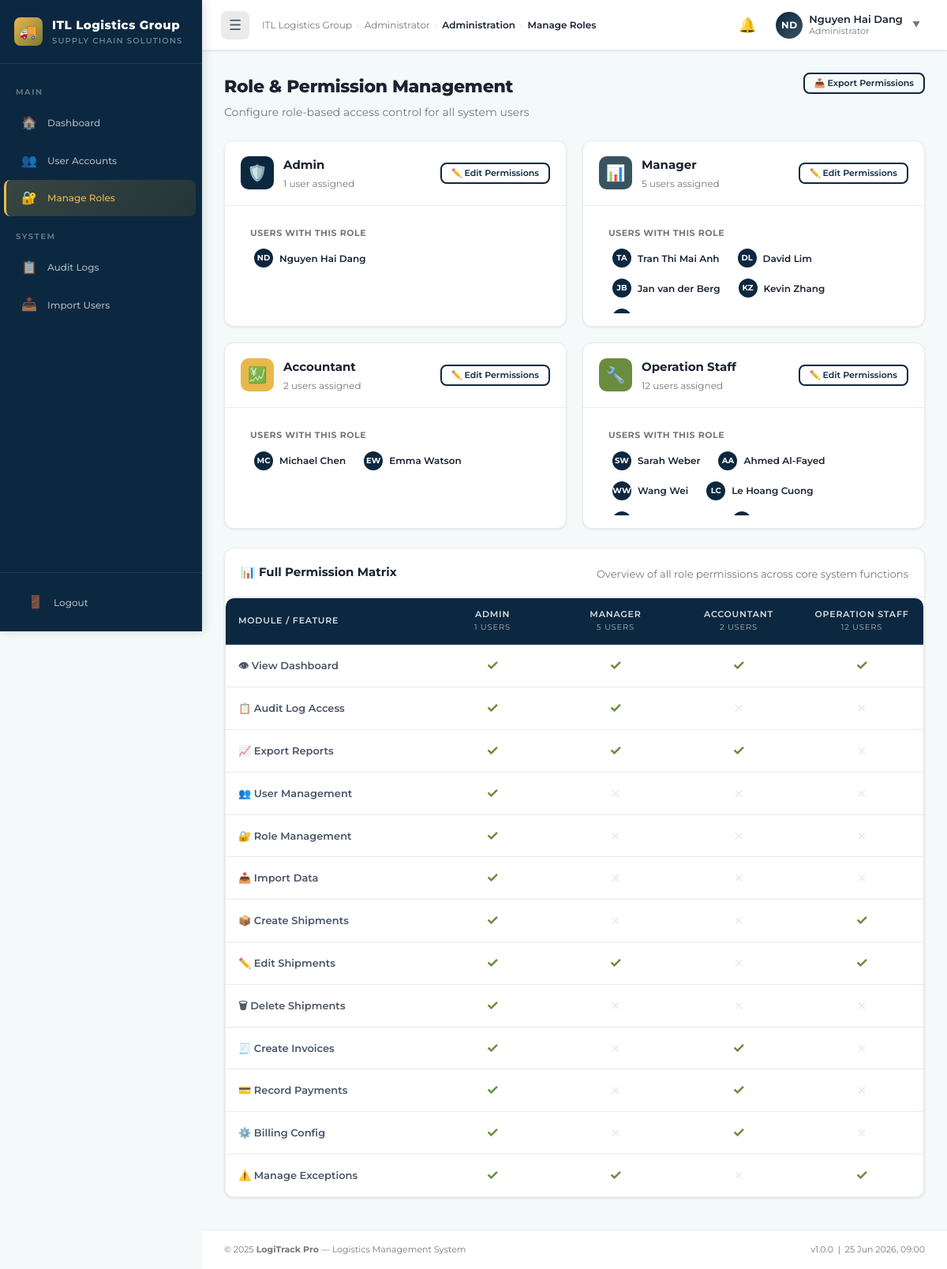
/admin/roles.php (signed in), run on the app's committed database.
### tables this page shows
CREATE TABLE `employee` (
  `EmployeeID` int(11) NOT NULL,
  `RoleID` int(11) DEFAULT NULL,
  `WarehouseID` int(11) DEFAULT NULL,
  `FullName` varchar(100) DEFAULT NULL,
  `DoB` date DEFAULT NULL,
  `ContactEmail` varchar(100) DEFAULT NULL,
  `Phone` varchar(20) DEFAULT NULL
);

CREATE TABLE `role` (
  `RoleID` int(11) NOT NULL,
  `RoleName` varchar(50) NOT NULL
);

CREATE TABLE `account` (
  `AccountID` int(11) NOT NULL,
  `EmployeeID` int(11) DEFAULT NULL,
  `RoleID` int(11) DEFAULT NULL,
  `Username` varchar(50) NOT NULL,
  `PasswordHash` varchar(255) NOT NULL,
  `Status` enum('Active','Inactive','Locked') DEFAULT 'Active'
);

### includes/auth_check.php (called while the page is built, shortened)
<?php
function current_user(): array {
    return $_SESSION['user'] ?? [];
}
function current_role(): string {
    return $_SESSION['user']['role'] ?? '';
}

### admin/roles.php (the view, shortened to what this page needs)
<?php
require_once __DIR__ . '/../includes/auth_check.php';
require_once __DIR__ . '/../includes/page_shell.php';
$conn = get_db();
$resultRoles = $conn->query("SELECT RoleID, RoleName FROM role ORDER BY RoleID ASC");
$roles_db = $resultRoles->fetch_all(MYSQLI_ASSOC);
$resultUsers = $conn->query("
    SELECT a.AccountID, a.Username, a.Status, a.RoleID, e.FullName
    FROM account a
    LEFT JOIN employee e ON a.EmployeeID = e.EmployeeID
");
$accounts_db = $resultUsers->fetch_all(MYSQLI_ASSOC);
$role_users = [];
foreach ($accounts_db as $acc) {
    $name = !empty($acc['FullName']) ? $acc['FullName'] : $acc['Username'];
    $words = explode(" ", $name);
    $avatar = strtoupper(substr($words[0], 0, 1) . (isset($words[1]) ? substr(end($words), 0, 1) : ''));
    $acc['display_name'] = $name;
    $acc['avatar'] = $avatar;
    $role_users[$acc['RoleID']][] = $acc;
}
$modules = [
    'System Access' => [
        ['id' => 'view_dashboard',    'label' => '👁 View Dashboard',     'perms' => [1=>true,  2=>true,  3=>true,  4=>true]],
        ['id' => 'view_audit',        'label' => '📋 Audit Log Access',   'perms' => [1=>true,  2=>true,  3=>false, 4=>false]],
        ['id' => 'export_reports',    'label' => '📈 Export Reports',     'perms' => [1=>true,  2=>true,  3=>true,  4=>false]],
    ],
    'User & Role Admin' => [
        ['id' => 'manage_users',      'label' => '👥 User Management',    'perms' => [1=>true,  2=>false, 3=>false, 4=>false]],
        ['id' => 'manage_roles',      'label' => '🔐 Role Management',    'perms' => [1=>true,  2=>false, 3=>false, 4=>false]],
        ['id' => 'import_data',       'label' => '📥 Import Data',        'perms' => [1=>true,  2=>false, 3=>false, 4=>false]],
    ],
    'Shipments & Orders' => [
        ['id' => 'create_shipments',  'label' => '📦 Create Shipments',   'perms' => [1=>true,  2=>false, 3=>false, 4=>true]],
        ['id' => 'edit_shipments',    'label' => '✏️ Edit Shipments',     'perms' => [1=>true,  2=>true,  3=>false, 4=>true]],
        ['id' => 'delete_shipments',  'label' => '🗑 Delete Shipments',   'perms' => [1=>true,  2=>false, 3=>false, 4=>false]],
    ],
    'Finance & Billing' => [
        ['id' => 'create_invoices',   'label' => '🧾 Create Invoices',    'perms' => [1=>true,  2=>false, 3=>true,  4=>false]],
        ['id' => 'record_payments',   'label' => '💳 Record Payments',    'perms' => [1=>true,  2=>false, 3=>true,  4=>false]],
        ['id' => 'billing_config',    'label' => '⚙️ Billing Config',     'perms' => [1=>true,  2=>false, 3=>true,  4=>false]],
    ],
    'Operations' => [
        ['id' => 'manage_exceptions', 'label' => '⚠️ Manage Exceptions', 'perms' => [1=>true,  2=>true,  3=>false, 4=>true]],
    ]
];
open_page('Manage Roles', 'roles', [['label' => 'Administration'], ['label' => 'Manage Roles']]);
?>
<div class="page-header">
  <div>
    <h1 class="page-title">Role & Permission Management</h1>
    <p class="text-muted" style="margin-top:4px;">Configure role-based access control for all system users</p>
  </div>
  <div class="page-actions">
    <button class="btn btn-outline btn-sm">📥 Export Permissions</button>
  </div>
</div>
<div class="grid-2 mt-8" style="grid-template-columns: repeat(2, 1fr);">
  <?php foreach ($roles_db as $role): ?>
    <?php
      $roleId = $role['RoleID'];
      $roleName = $role['RoleName'];
      $color = match($roleName) {
          'Admin'           => 'navy',
          'Manager'         => 'slate',
          'Accountant'      => 'olive',
          'Operation Staff' => 'green',
          default           => 'slate'
      };
      $users_for_role = $role_users[$roleId] ?? [];
      $user_count = count($users_for_role);
    ?>
    <div class="card">
      <div class="card-header flex-between">
        <div class="flex gap-12" style="align-items:center;">
          <div style="width:42px;height:42px;border-radius:10px;background:var(--c-<?= $color === 'navy' ? 'navy-800' : ($color === 'slate' ? 'slate-600' : ($color === 'olive' ? 'yellow' : 'green')) ?>);display:flex;align-items:center;justify-content:center;font-size:20px;flex-shrink:0;">
            <?= match($roleName) { 'Admin' => '🛡️', 'Manager' => '📊', 'Accountant' => '💹', default => '🔧' } ?>
          </div>
          <div>
            <h3 class="card-title" style="margin:0;"><?= htmlspecialchars($roleName) ?></h3>
            <div style="font-size:12px;color:var(--text-muted);margin-top:2px;"><?= $user_count ?> user<?= $user_count !== 1 ? 's' : '' ?> assigned</div>
          </div>
        </div>
        <button class="btn btn-outline btn-sm" data-modal-open="modalEditPerms<?= $roleId ?>">✏️ Edit Permissions</button>
      </div>
      <div class="card-body" style="padding:16px 20px;">
        <?php if (!empty($users_for_role)): ?>
          <div style="background:var(--bg-alt);border-radius:8px;padding:10px 12px; max-height: 120px; overflow-y: auto;">
            <div style="font-size:11px;font-weight:700;color:var(--text-muted);text-transform:uppercase;letter-spacing:.5px;margin-bottom:8px;">Users with this role</div>
            <div class="flex gap-8" style="flex-wrap:wrap;">
              <?php foreach ($users_for_role as $u): ?>
                <div class="flex gap-8" style="align-items:center;background:#fff;border:1px solid var(--border-light);border-radius:20px;padding:3px 10px 3px 5px;">
                  <div style="width:24px;height:24px;border-radius:50%;background:var(--c-navy-800);color:#fff;display:flex;align-items:center;justify-content:center;font-weight:700;font-size:10px;flex-shrink:0;">
                    <?= htmlspecialchars($u['avatar']) ?>
                  </div>
                  <span style="font-size:12px;font-weight:600;"><?= htmlspecialchars($u['display_name']) ?></span>
                </div>
              <?php endforeach; ?>
            </div>
          </div>
        <?php else: ?>
          <p style="font-size:13px; color:var(--text-muted);">No users assigned to this role.</p>
        <?php endif; ?>
      </div>
    </div>
  <?php endforeach; ?>
</div>
<div class="card mt-24">
  <div class="card-header">
    <h3 class="card-title">📊 Full Permission Matrix</h3>
    <p style="font-size:13px;color:var(--text-muted);margin-top:4px;">Overview of all role permissions across core system functions</p>
  </div>
  <div class="table-wrapper">
    <table id="permMatrix" style="table-layout:fixed;">
      <thead>
        <tr>
          <th style="width:200px;">Module / Feature</th>
          <?php foreach ($roles_db as $role): ?>
            <th style="text-align:center;width:120px;">
              <?= htmlspecialchars($role['RoleName']) ?>
              <div style="font-size:10px;font-weight:400;opacity:.75;"><?= count($role_users[$role['RoleID']] ?? []) ?> users</div>
            </th>
          <?php endforeach; ?>
        </tr>
      </thead>
      <tbody>
        <?php foreach ($modules as $section => $items): ?>
          <?php foreach ($items as $mod): ?>
            <tr>
              <td style="font-weight:600;font-size:13px;"><?= $mod['label'] ?></td>
              <?php foreach ($roles_db as $role):
                  $rId = $role['RoleID'];
                  $allowed = $mod['perms'][$rId] ?? false;
              ?>
                <td style="text-align:center;" id="cell-role-<?= $rId ?>-mod-<?= $mod['id'] ?>">
                  <?php if ($allowed): ?>
                    <span style="color:var(--c-green);font-size:18px;font-weight:700;" title="Allowed">✓</span>
                  <?php else: ?>
                    <span style="color:var(--border-color);font-size:18px;" title="Not allowed">✗</span>
                  <?php endif; ?>
                </td>
              <?php endforeach; ?>
            </tr>
          <?php endforeach; ?>
        <?php endforeach; ?>
      </tbody>
    </table>
  </div>
</div>

### includes/header.php (shortened to what this page needs)
<?php
$user = current_user();
$role = current_role();
function get_badge_count(string $query): int {
    try {
        $db = get_db();
        $result = $db->query($query);
        if ($result && $row = $result->fetch_row()) {
            return (int)$row[0];
        }
    } catch (Exception $e) {  }
    return 0;
}
$badge_exceptions_ops = get_badge_count(
    "SELECT COUNT(*) FROM operational_exception WHERE ApprovalStatus IN ('Pending','Under Investigation')"
);
$badge_exceptions_mgr = $badge_exceptions_ops;
$badge_aging          = get_badge_count(
    "SELECT COUNT(*) FROM invoice WHERE InvoiceType = 'AR_Receivable'
     AND IssueDate < DATE_SUB(NOW(), INTERVAL 30 DAY)"
);
$badge_notifications  = 0;
$b = defined('BASE_URL') ? BASE_URL : '';
$menu = $navMenus[$role] ?? [];
$roleLabels = [
    'admin'      => 'Administrator',
    'manager'    => 'Manager',
    'accountant' => 'Accountant',
    'operations' => 'Operation Staff',
];
$roleLabelDisplay = $roleLabels[$role] ?? ucfirst($role);
$breadcrumbs = $breadcrumbs ?? [];
$activePage  = $activePage  ?? '';
?>
<div class="sidebar" id="mainSidebar">
  <a href="javascript:void(0)" class="sidebar-logo">
    <div class="sidebar-logo-icon">🚚</div>
    <div class="sidebar-logo-text">
      <span class="brand">ITL Logistics Group</span>
      <span class="tagline">Supply Chain Solutions</span>
    </div>
  </a>
  <nav class="sidebar-nav">
    <?php foreach ($menu as $sectionKey => $items): ?>
      <div class="nav-section-label"><?= ucfirst($sectionKey) ?></div>
      <?php foreach ($items as $item): ?>
        <a href="<?= $item['url'] ?>"
           class="nav-item <?= ($activePage === $item['key']) ? 'active' : '' ?>"
           data-tooltip="<?= htmlspecialchars($item['label']) ?>">
          <span class="nav-icon"><?= $item['icon'] ?></span>
          <span class="nav-label"><?= htmlspecialchars($item['label']) ?></span>
        </a>
      <?php endforeach; ?>
    <?php endforeach; ?>
  </nav>
  <div class="sidebar-footer">
    <a href="<?= $b ?>/logout.php"
       class="nav-item"
       data-tooltip="Logout"
       onclick="return confirm('Log out?')">
      <span class="nav-icon">🚪</span>
      <span class="nav-label">Logout</span>
    </a>
  </div>
</div>
<div class="main-content" id="mainContent">
  <header class="topbar">
    <button class="topbar-toggle" id="sidebarToggle" title="Toggle sidebar">☰</button>
    <div class="topbar-breadcrumb">
      <span class="crumb">ITL Logistics Group</span>
      <span class="sep">›</span>
      <span class="crumb"><?= htmlspecialchars($roleLabelDisplay) ?></span>
      <?php foreach ($breadcrumbs as $crumb): ?>
        <span class="sep">›</span>
        <?php if (isset($crumb['url'])): ?>
          <a href="<?= $crumb['url'] ?>" class="crumb"><?= htmlspecialchars($crumb['label']) ?></a>
        <?php else: ?>
          <span class="crumb current"><?= htmlspecialchars($crumb['label']) ?></span>
        <?php endif; ?>
      <?php endforeach; ?>
    </div>
    <div class="topbar-actions">
      <button class="topbar-icon-btn" title="Notifications"
              onclick="window.location.href='<?= $b ?>/<?= $role ?>/<?= $role === 'operations' ? 'notifications' : 'dashboard' ?>.php'">
        🔔
      </button>
      <div class="dropdown-wrapper">
        <button class="avatar-btn" id="avatarBtn">
          <div class="avatar">
            <?php
              $name  = $user['name'] ?? 'U';
              $parts = explode(' ', trim($name));
              $initials = strtoupper(
                  count($parts) >= 2
                      ? mb_substr($parts[0], 0, 1) . mb_substr(end($parts), 0, 1)
                      : mb_substr($name, 0, 2)
              );
              echo htmlspecialchars($initials);
            ?>
          </div>
          <div class="avatar-info">
            <div class="avatar-name"><?= htmlspecialchars($user['name'] ?? 'User') ?></div>
            <div class="avatar-role"><?= htmlspecialchars($roleLabelDisplay) ?></div>
          </div>
          <span style="font-size:10px;color:var(--text-muted);margin-left:4px;">▼</span>
        </button>
      </div>
    </div>
  </header>
  <main class="page-content">

### data on the page
employee: FullName "ND", FullName "Nguyen Hai Dang"
role: RoleName "🛡️", RoleName "Admin", RoleID "1", RoleName "ADMIN"
account: avatar "ND", EmployeeID.FullName "Nguyen Hai Dang"
role: RoleName "📊", RoleName "Manager", RoleID "5", shows "s", RoleName "MANAGER"
account: avatar "TA", EmployeeID.FullName "Tran Thi Mai Anh"
account: avatar "DL", EmployeeID.FullName "David Lim"
account: avatar "JB", EmployeeID.FullName "Jan van der Berg"
account: avatar "KZ", EmployeeID.FullName "Kevin Zhang"
role: RoleName "💹", RoleName "Accountant", RoleID "2", shows "s", RoleName "ACCOUNTANT"
account: avatar "MC", EmployeeID.FullName "Michael Chen"
account: avatar "EW", EmployeeID.FullName "Emma Watson"
role: RoleName "🔧", RoleName "Operation Staff", RoleID "12", shows "s", RoleName "OPERATION STAFF"
account: avatar "SW", EmployeeID.FullName "Sarah Weber"
account: avatar "AA", EmployeeID.FullName "Ahmed Al-Fayed"
account: avatar "WW", EmployeeID.FullName "Wang Wei"
account: avatar "LC", EmployeeID.FullName "Le Hoang Cuong"

### other printed values
$sectionKey "MAIN"
$item['icon'] "🏠"
$item['label'] "Dashboard"
$item['icon'] "👥"
$item['label'] "User Accounts"
$item['icon'] "🔐"
$item['label'] "Manage Roles"
$sectionKey "SYSTEM"
$item['icon'] "📋"
$item['label'] "Audit Logs"
$item['icon'] "📥"
$item['label'] "Import Users"
$roleLabelDisplay "Administrator"
$crumb['label'] "Administration"
$crumb['label'] "Manage Roles"
